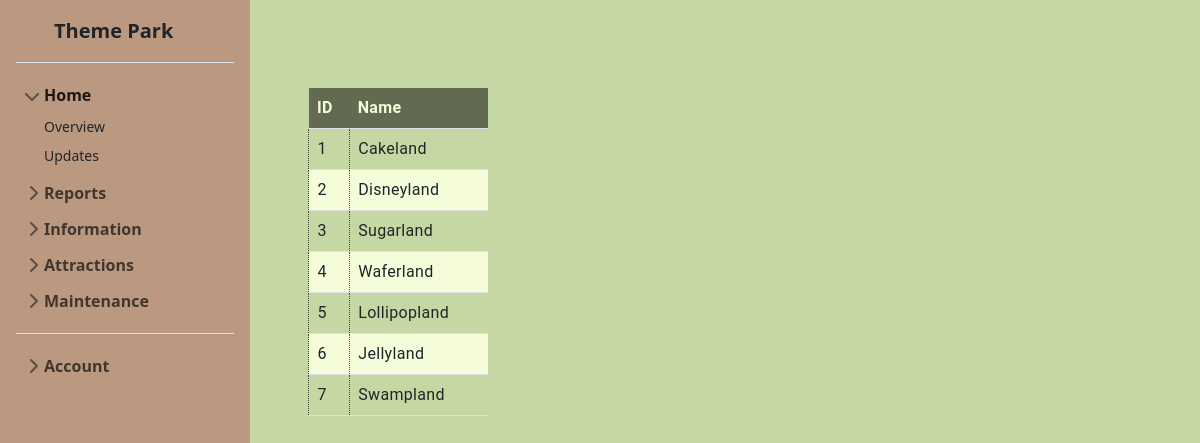
Screenshot of /ViewLocations.php with the database file from the repository.
### tables this page shows
CREATE TABLE `locations` (
  `location_id` int NOT NULL AUTO_INCREMENT,
  `location` varchar(50) NOT NULL,
  `is_deleted` tinyint(1) NOT NULL DEFAULT '0',
  PRIMARY KEY (`location_id`),
  UNIQUE KEY `location` (`location`)
);

### ViewLocations.php (the view, shortened to what this page needs)
<?php
    include_once 'header.php';
    include_once 'includes/dbh.inc.php';
?>
<div id="content" class="content"><div class="items">
<?php
    echo("
        <table class='table'>
            <tr class='top'>
                <th class='tableHeader'>ID</th>
                <th class='tableHeader'>Name</th>");
           echo(" </tr>
        ");
    $display = "SELECT * FROM Theme_Park_Database.locations where Theme_Park_Database.locations.is_deleted=false";
    $result = mysqli_query($conn, $display);
    if ($result) {
        while($row=mysqli_fetch_array($result)) {
            echo "<tr class='tableRow'>";
            echo('<td class="tableData">' . $row['location_id'] . '</td>');
            echo('<td class="tableData">' . $row['location'] . '</td>');
            echo "</tr>";
        }
    } else {
        echo "Error: " . $sql . "<br>" . mysqli_error($connn);
    }
    echo('</table>');
 ?>
 </div>
</div>
<?php include_once "footer.php"; ?>

### style.css (style rules this page uses)
html { height: -webkit-fill-available; }
body { display: flex; min-height: 100vh; background: #C5D8A4; }
tr.top th { background-color: rgba(0, 0, 0, 0.5); color: var(--color1); }
table { margin-top: 50px; margin-left: 20px; margin-right: 20px; }
.table { font-family: Roboto, sans-serif; letter-spacing: 0.02em; position: relative; border-collapse: collapse; }
.tableRow:nth-of-type(odd) { background-color: #F4FCD9; }
.tableData:nth-of-type(odd) { border-left: 1px dotted rgba(0, 0, 0, 0.65); border-right: 1px dotted rgba(0, 0, 0, .65); }
.tableHeader { position: -webkit-sticky; position: sticky; top: 0; }
.content { flex-grow: 1; display: flex; background: #C5D8A4; padding-left: 250px; }
.items { margin: 2.4rem 2.4rem 2.4rem 2.4rem; }
:root { --color1: #F4FCD9; --color2: #C5D8A4; --color3: #BB9981; --color4: #534340; }

### rows the page displays
locations: location_id "1", location "Cakeland"
locations: location_id "2", location "Disneyland"
locations: location_id "3", location "Sugarland"
locations: location_id "4", location "Waferland"
locations: location_id "5", location "Lollipopland"
locations: location_id "6", location "Jellyland"
locations: location_id "7", location "Swampland"
